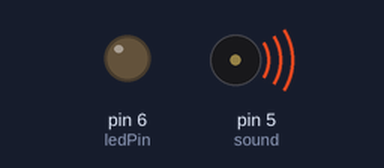
The sketch below on a simulated Arduino Uno, built with avr-gcc and run on an emulated ATmega328P. Shown: output pins drawn as LEDs (lit = HIGH), buzzer (waves = sounding).

Above: at 0.3 s.
At 8.49 s:
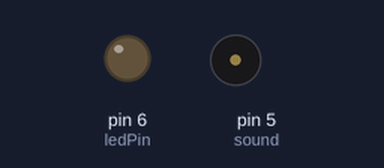
Timing chart, 0 to 9.0 s (numbered marks = the images above):
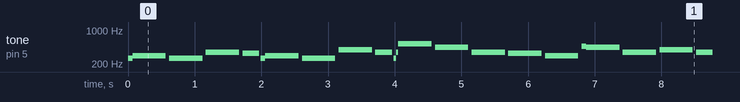

Measured:
- by itself, tone on pin 5 (sound): plays 262 Hz for 0.07 s, 294 Hz for 0.50 s, 262 Hz for 0.50 s, 349 Hz for 0.50 s, 330 Hz for 0.25 s, 262 Hz for 0.07 s … (214 notes in this stretch)

The sketch:

buzzerSound.ino
```cpp
#include "notas.h"

const int sound = 5;
const int ledPin = 6;

// Grade Time
const int semiBrief = 2000; // semibreve - 4 tempos
const int minimum = 1000; // minima - 2 tempos
const int quarterNote = 500; // semiminima - 1 tempo
const int eighthNote = 250; // colcheia - 1/2 tempo
const int sixteenthNote = 125; // semi colcheia - 1/4 tempo

const int pauseSound = 125;
int rhythm = 4;

int music[] = {
    NOTE_C4,NOTE_C4,
    NOTE_D4,NOTE_C4,NOTE_F4,
    NOTE_E4,NOTE_C4,NOTE_C4,
    NOTE_D4,NOTE_C4,NOTE_G4,
    NOTE_F4,NOTE_C4,NOTE_F4,
    NOTE_C5,NOTE_A4,NOTE_F4,
    NOTE_E4,NOTE_D4,NOTE_AS4,NOTE_AS4,
    NOTE_A4,NOTE_F4,NOTE_G4,
    NOTE_F4
  };

int durations[] = {
    sixteenthNote,sixteenthNote,
    semiBrief,semiBrief,semiBrief,
    minimum,sixteenthNote,sixteenthNote,
    semiBrief,semiBrief,semiBrief,
    minimum,sixteenthNote,sixteenthNote,
    semiBrief,semiBrief,semiBrief,
    semiBrief,semiBrief,sixteenthNote,sixteenthNote,
    semiBrief,semiBrief,semiBrief,
    minimum
  };

void setup() {
  pinMode(sound, OUTPUT);
  pinMode(ledPin, OUTPUT);
}

void loop() {
  happyBirthday();

}

void happyBirthday()
{
  for(int musicalNote = 0; musicalNote <(sizeof(music)/sizeof (int)); musicalNote++) {
    int durationNote = durations[musicalNote]/rhythm;
    tone(sound, music[musicalNote], durationNote);
    delay(durationNote * 1.1);
    noTone(sound);
  }
  delay(5000);
}
```

notas.h
```cpp
#define NOTE_B0  31
#define NOTE_C1  33
#define NOTE_CS1 35
#define NOTE_D1  37
#define NOTE_DS1 39
#define NOTE_E1  41
#define NOTE_F1  44
#define NOTE_FS1 46
#define NOTE_G1  49
#define NOTE_GS1 52
#define NOTE_A1  55
#define NOTE_AS1 58
#define NOTE_B1  62
#define NOTE_C2  65
#define NOTE_CS2 69
#define NOTE_D2  73
#define NOTE_DS2 78
#define NOTE_E2  82
#define NOTE_F2  87
#define NOTE_FS2 93
#define NOTE_G2  98
#define NOTE_GS2 104
#define NOTE_A2  110
#define NOTE_AS2 117
#define NOTE_B2  123
#define NOTE_C3  131
#define NOTE_CS3 139
#define NOTE_D3  147
#define NOTE_DS3 156
#define NOTE_E3  165
#define NOTE_F3  175
#define NOTE_FS3 185
#define NOTE_G3  196
#define NOTE_GS3 208
#define NOTE_A3  220
#define NOTE_AS3 233
#define NOTE_B3  247
#define NOTE_C4  262
#define NOTE_CS4 277
#define NOTE_D4  294
#define NOTE_DS4 311
#define NOTE_E4  330
#define NOTE_F4  349
#define NOTE_FS4 370
#define NOTE_G4  392
#define NOTE_GS4 415
#define NOTE_A4  440
#define NOTE_AS4 466
#define NOTE_B4  494
#define NOTE_C5  523
#define NOTE_CS5 554
#define NOTE_D5  587
#define NOTE_DS5 622
#define NOTE_E5  659
#define NOTE_F5  698
#define NOTE_FS5 740
#define NOTE_G5  784
#define NOTE_GS5 831
#define NOTE_A5  880
#define NOTE_AS5 932
#define NOTE_B5  988
#define NOTE_C6  1047
#define NOTE_CS6 1109
#define NOTE_D6  1175
#define NOTE_DS6 1245
#define NOTE_E6  1319
#define NOTE_F6  1397
#define NOTE_FS6 1480
#define NOTE_G6  1568
#define NOTE_GS6 1661
#define NOTE_A6  1760
#define NOTE_AS6 1865
#define NOTE_B6  1976
#define NOTE_C7  2093
#define NOTE_CS7 2217
#define NOTE_D7  2349
#define NOTE_DS7 2489
#define NOTE_E7  2637
#define NOTE_F7  2794
#define NOTE_FS7 2960
#define NOTE_G7  3136
#define NOTE_GS7 3322
#define NOTE_A7  3520
#define NOTE_AS7 3729
#define NOTE_B7  3951
#define NOTE_C8  4186
#define NOTE_CS8 4435
#define NOTE_D8  4699
#define NOTE_DS8 4978
```
